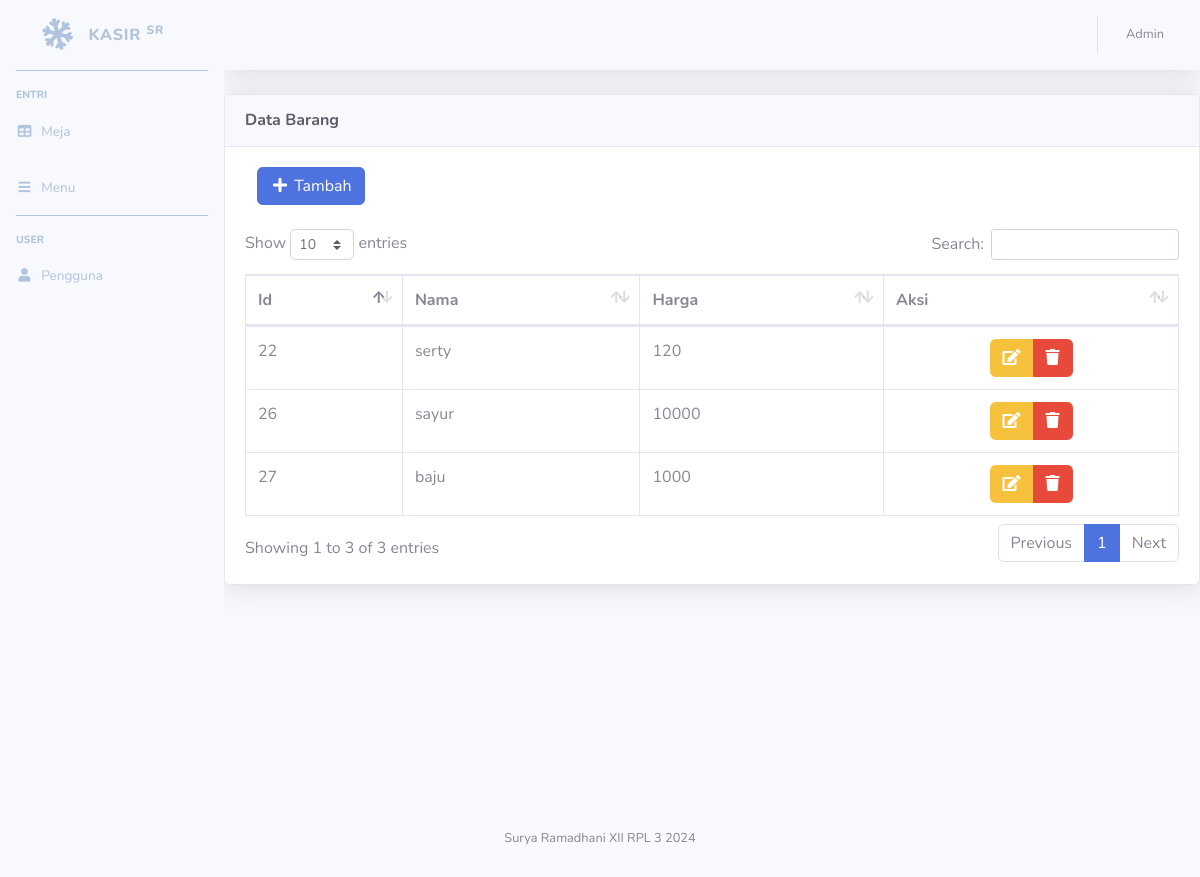
Page /admin/barang.php (signed in) on the earlier database version.
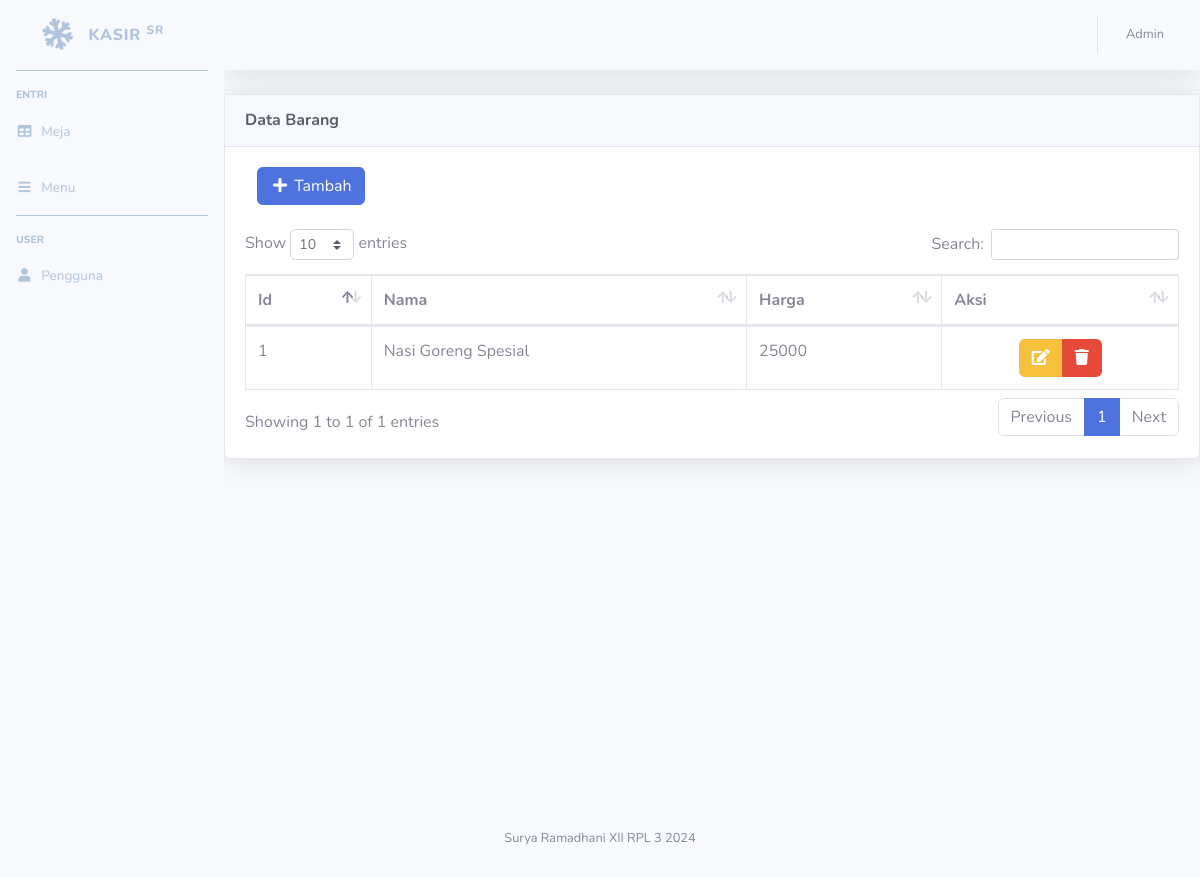
Same page on the later database version.
### tables this page shows
CREATE TABLE `menu` (
  `idmenu` int(11) NOT NULL,
  `namamenu` char(50) NOT NULL,
  `harga` int(11) NOT NULL
);

### admin/functions.php (called while the page is built, shortened)
<?php
function ambildata($conn, $query)
{
    $data = mysqli_query($conn, $query);
    if (mysqli_num_rows($data) > 0) {
        while ($row = mysqli_fetch_assoc($data)) {
            $hasil[] = $row;
        }
        return $hasil;
    }
}

### admin/barang.php (the view)
<?php
require 'functions.php';
require 'header.php';
$query = 'SELECT * FROM menu';
$data = ambildata($conn, $query);
?>
<div class="card shadow mb-4">
    <div class="card-header py-3">
        <h6 class="m-0 font-weight-bold text-dark">Data Barang</h6>
    </div>
    <div class="card-body">
        <div class="table-responsive">
            <div class="col-md-6">
                <a href="barangtambah.php" class="btn btn-primary box-title"><i class="fa fa-plus fa-fw"></i> Tambah</a>
            </div>
            <br>
            <table class="table table-bordered" id="dataTable" width="100%" cellspacing="0">
                <thead>
                    <tr>
                        <th>Id</th>
                        <th>Nama</th>
                        <th>Harga</th>
                        <th>Aksi</th>
                    </tr>
                </thead>
                <tbody>
                    <?php foreach ($data as $barang) : ?>
                        <tr>
                            <td><?= $barang['idmenu'] ?></td>
                            <td><?= $barang['namamenu'] ?></td>
                            <td><?= $barang['harga'] ?></td>
                            <td align="center">
                                <div class="btn-group" role="group" aria-label="Basic example">
                                    <a href="barangedit.php?id=<?= $barang['idmenu']; ?>" data-toggle="tooltip" data-placement="bottom" title="Edit" class="btn btn-warning"><i class="fa fa-edit"></i></a>
                                    <a href="baranghapus.php?id=<?= $barang['idmenu']; ?>" onclick="return confirm('Yakin hapus data ? ');" data-toggle="tooltip" data-placement="bottom" title="Hapus" class="btn btn-danger"><i class="fa fa-trash"></i></a>
                                </div>
                            </td>
                        </tr>
                    <?php endforeach; ?>
                </tbody>
            </table>
        </div>
    </div>
</div>
<?php
require 'footer.php';
?>

### admin/header.php (shortened to what this page needs)
<!DOCTYPE html>
<html lang="en">
<head>
    <link href="../vendor/fontawesome-free/css/all.min.css" rel="stylesheet" type="text/css">
    <link href="../css/sb-admin-2.min.css" rel="stylesheet">
    <link href="../vendor/datatables/dataTables.bootstrap4.min.css" rel="stylesheet">
</head>
<body id="page-top">
    <div id="wrapper">
        <ul class="navbar-nav bg-light sidebar sidebar-dark accordion" id="accordionSidebar">
            <a class="sidebar-brand d-flex align-items-center justify-content-center" href="index.html">
                <div class="sidebar-brand-icon rotate-n-15">
                    <i class="fas fa-snowflake"></i>
                </div>
                <div class="sidebar-brand-text mx-3">KASIR <sup>SR</sup></div>
            </a>
            <hr class="sidebar-divider">
            <div class="sidebar-heading">
                Entri
            </div>
            <li class="nav-item <?php if ($title == 'meja') {
                                    echo 'active';
                                } ?>">
                <a class="nav-link" href="meja.php">
                    <i class="fas fa-fw fa-table"></i>
                    <span>Meja</span></a>
            </li>
            <li class="nav-item <?php if ($title == 'barang') {
                                    echo 'active';
                                } ?>">
                <a class="nav-link" href="barang.php">
                    <i class="fas fa-fw fa-bars"></i>
                    <span>Menu</span></a>
            </li>
            <hr class="sidebar-divider">
            <div class="sidebar-heading">
                User
            </div>
            <li class="nav-item <?php if ($title == 'pengguna') {
                                    echo 'active';
                                } ?>">
                <a class="nav-link" href="barang.php">
                    <i class="fas fa-fw fa-user"></i>
                    <span>Pengguna</span></a>
            </li>
        </ul>
        <div id="content-wrapper" class="d-flex flex-column">
            <nav class="navbar navbar-expand navbar-light bg-silver topbar mb-4 static-top shadow">
                <ul class="navbar-nav ml-auto">
                    <li class="nav-item dropdown no-arrow">
                        <a class="nav-link dropdown-toggle" href="#" id="userDropdown" role="button" data-toggle="dropdown" aria-haspopup="true" aria-expanded="false">
                            <span class="mr-2 d-none d-lg-inline text-gray-600 small">Admin</span>
                        </a>
                    </li>
                </ul>
            </nav>

### admin/footer.php (shortened to what this page needs)
</div>
</div>
<footer class="sticky-footer bg-light">
    <div class="container my-auto">
        <div class="copyright text-center my-auto">
            <span>Surya Ramadhani XII RPL 3 2024</span>
        </div>
    </div>
</footer>
</body>
</html>

Differences in the rows shown:
removed menu: idmenu "22", namamenu "serty", harga "120"
removed menu: idmenu "26", namamenu "sayur", harga "10000"
removed menu: idmenu "27", namamenu "baju", harga "1000"
added menu: idmenu "1", namamenu "Nasi Goreng Spesial", harga "25000"
Other differences:
text written by a page script: "Show entries Search: Showing 1 to 3 of 3 entries Previous 1 Next" → "Show entries Search: Showing 1 to 1 of 1 entries Previous 1 Next"
